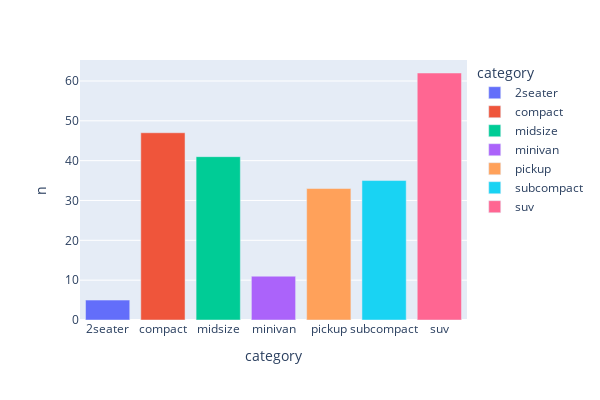

Notebook source saved alongside this figure:
### Code cell
px.bar(data_frame = df, x = 'category', y = 'n', color = 'category',
       width = 600, height = 400)

### Figure 1 — Plotly figure (JSON) as saved in the notebook; plotly's stock layout.template omitted (floating-point values rounded to 4 significant figures)
{"data": [{"alignmentgroup": "True", "hovertemplate": "category=%{x}<br>n=%{y}<extra></extra>", "legendgroup": "2seater", "marker": {"color": "#636efa", "pattern": {"shape": ""}}, "name": "2seater", "offsetgroup": "2seater", "orientation": "v", "showlegend": true, "textposition": "auto", "type": "bar", "x": ["2seater"], "xaxis": "x", "y": [5], "yaxis": "y"}, {"alignmentgroup": "True", "hovertemplate": "category=%{x}<br>n=%{y}<extra></extra>", "legendgroup": "compact", "marker": {"color": "#EF553B", "pattern": {"shape": ""}}, "name": "compact", "offsetgroup": "compact", "orientation": "v", "showlegend": true, "textposition": "auto", "type": "bar", "x": ["compact"], "xaxis": "x", "y": [47], "yaxis": "y"}, {"alignmentgroup": "True", "hovertemplate": "category=%{x}<br>n=%{y}<extra></extra>", "legendgroup": "midsize", "marker": {"color": "#00cc96", "pattern": {"shape": ""}}, "name": "midsize", "offsetgroup": "midsize", "orientation": "v", "showlegend": true, "textposition": "auto", "type": "bar", "x": ["midsize"], "xaxis": "x", "y": [41], "yaxis": "y"}, {"alignmentgroup": "True", "hovertemplate": "category=%{x}<br>n=%{y}<extra></extra>", "legendgroup": "minivan", "marker": {"color": "#ab63fa", "pattern": {"shape": ""}}, "name": "minivan", "offsetgroup": "minivan", "orientation": "v", "showlegend": true, "textposition": "auto", "type": "bar", "x": ["minivan"], "xaxis": "x", "y": [11], "yaxis": "y"}, {"alignmentgroup": "True", "hovertemplate": "category=%{x}<br>n=%{y}<extra></extra>", "legendgroup": "pickup", "marker": {"color": "#FFA15A", "pattern": {"shape": ""}}, "name": "pickup", "offsetgroup": "pickup", "orientation": "v", "showlegend": true, "textposition": "auto", "type": "bar", "x": ["pickup"], "xaxis": "x", "y": [33], "yaxis": "y"}, {"alignmentgroup": "True", "hovertemplate": "category=%{x}<br>n=%{y}<extra></extra>", "legendgroup": "subcompact", "marker": {"color": "#19d3f3", "pattern": {"shape": ""}}, "name": "subcompact", "offsetgroup": "subcompact", "orientation": "v", "showlegend": true, "textposition": "auto", "type": "bar", "x": ["subcompact"], "xaxis": "x", "y": [35], "yaxis": "y"}, {"alignmentgroup": "True", "hovertemplate": "category=%{x}<br>n=%{y}<extra></extra>", "legendgroup": "suv", "marker": {"color": "#FF6692", "pattern": {"shape": ""}}, "name": "suv", "offsetgroup": "suv", "orientation": "v", "showlegend": true, "textposition": "auto", "type": "bar", "x": ["suv"], "xaxis": "x", "y": [62], "yaxis": "y"}], "layout": {"barmode": "relative", "height": 400, "legend": {"title": {"text": "category"}, "tracegroupgap": 0}, "margin": {"t": 60}, "width": 600, "xaxis": {"anchor": "y", "autorange": true, "categoryarray": ["2seater", "compact", "midsize", "minivan", "pickup", "subcompact", "suv"], "categoryorder": "array", "domain": [0, 1], "range": [-0.5, 6.5], "title": {"text": "category"}, "type": "category"}, "yaxis": {"anchor": "x", "autorange": true, "domain": [0, 1], "range": [0, 65.26], "title": {"text": "n"}, "type": "linear"}}}
